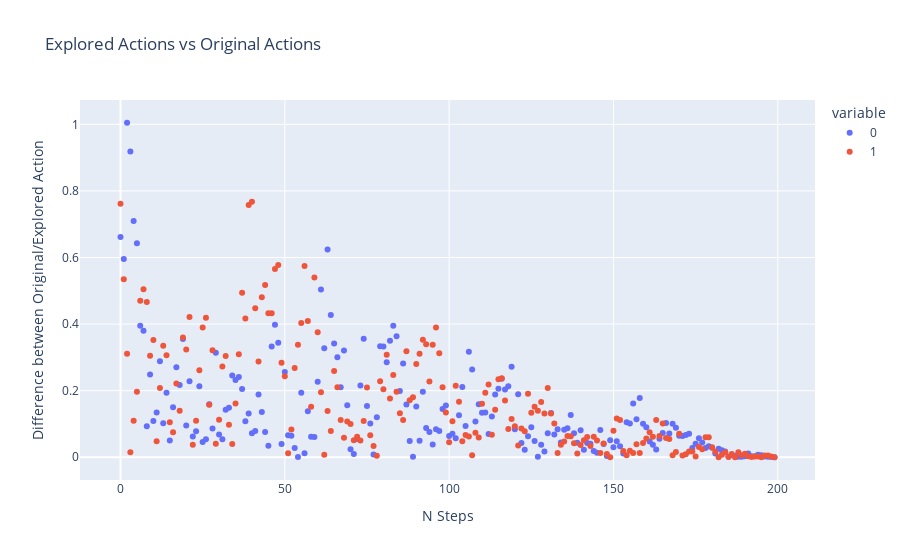

Write notebook code for a chart like this one.
### Markdown cell above
Below we demonstrate that the exploration works. As the number of steps increase,
epsilon will decrease to zero, and so the actions slowly become more deterministic.

### Code cell
torch.manual_seed(0)

actions = dp.iter.IterableWrapper(
    # Batch of 4 actions with dimensions 2
    torch.randn(4,2).to(device='cuda')
)

actions = OrnsteinUhlenbeck(
    actions,
    min_epsilon=0,
    max_steps=200,
    action_sz=2,
    decrement_on_val=True,
    explore_on_val=True,
    ret_original=True
)
actions.to(device='cuda')
actions = actions.cycle(count=50)
actions = ExplorationComparisonLogger(actions)
list(actions)
actions.show()

### Figure 1 — Plotly figure (JSON) as saved in the notebook; plotly's stock layout.template omitted (floating-point values rounded to 4 significant figures; data arrays with more than 128 entries replaced by an {"elided": "..."} marker saying what was removed)
{"data": [{"hovertemplate": "variable=0<br>N Steps=%{x}<br>Difference between Original/Explored Action=%{y}<extra></extra>", "legendgroup": "0", "marker": {"color": "#636efa", "symbol": "circle"}, "mode": "markers", "name": "0", "orientation": "v", "showlegend": true, "type": "scatter", "x": {"elided": "200 int values"}, "xaxis": "x", "y": {"elided": "200 float values"}, "yaxis": "y"}, {"hovertemplate": "variable=1<br>N Steps=%{x}<br>Difference between Original/Explored Action=%{y}<extra></extra>", "legendgroup": "1", "marker": {"color": "#EF553B", "symbol": "circle"}, "mode": "markers", "name": "1", "orientation": "v", "showlegend": true, "type": "scatter", "x": {"elided": "200 int values"}, "xaxis": "x", "y": {"elided": "200 float values"}, "yaxis": "y"}], "layout": {"legend": {"title": {"text": "variable"}, "tracegroupgap": 0}, "title": {"text": "Explored Actions vs Original Actions"}, "xaxis": {"anchor": "y", "domain": [0, 1], "title": {"text": "N Steps"}}, "yaxis": {"anchor": "x", "domain": [0, 1], "title": {"text": "Difference between Original/Explored Action"}}}}
